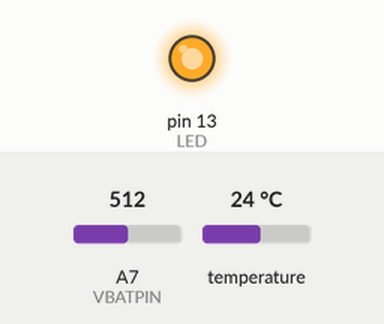
Recording of a sketch running on a simulated Arduino Nano, built with avr-gcc and run on an emulated ATmega328P. Shown: output pins drawn as LEDs (lit = HIGH). The test bench sets the inputs (shaded band); at power-on: A7 (VBATPIN) = 512, temperature 24 °C. No radio packets arrive unless stated; pins used as bus, display or sensor lines are not drawn.

Above: at 1.58 s.
At 4.6 s:
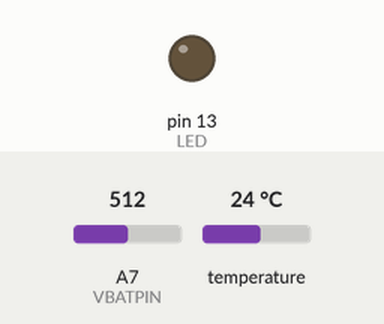
Timing chart, 0 to 9.4 s (numbered marks = the images above):
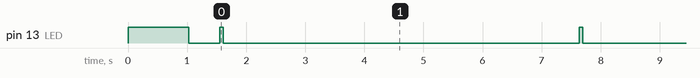

Measured:
- by itself, pin 13 (LED): repeats every 6.1 s: HIGH 0.06 s, LOW 6.0 s

The sketch:

RV_TempSensor.ino
```cpp
#include <SPI.h>
#include <RH_RF95.h>
#include <Wire.h>
#include <Adafruit_MCP9808.h>
/*******************************************************
   define constances and singleton items
 *******************************************************/
/* for feather m0  LoRa95*/
#define RFM95_CS 8
#define RFM95_RST 4
#define RFM95_INT 3

//define the LED on the board
#define LED      13

//define frequency
#define RF95_FREQ 915.0

// Singleton instance of the radio driver
RH_RF95 rf95(RFM95_CS, RFM95_INT);

//define the battery reference pin
#define VBATPIN A7

// Create the MCP9808 temperature sensor object
Adafruit_MCP9808 tempsensor = Adafruit_MCP9808();

/*******************************************************
   DEfine the sensor object
*/
class Sensor {
    String stype;
    float data;
    String units;
  public:

    /***********************************************
       Constructor passing the values.
    */
    Sensor(String t, float d, String u) {
      stype = t;
      data = d;
      units = u;
    }

    /**********************************************
       getters and setters
    */
    String getType() {
      return stype;
    }
    float  getData() {
      return data;
    }
    String getUnits() {
      return units;
    }
    void setData(float d) {
      data = d;
    }

    /**********************************************
       return the object as a string
       Type temp Data 78.1 Units F
    */
    String asString() {
      String s = "Type " + stype + " Data ";
      s += data;
      s += " Units " + units;
      return s;
    }

    /**********************************************
       return object as a JSON String
       {"stype":"temp","data":78.1,"units":"F"}
    */
    String asJsonStr() {
      String sJson = "{\"stype\":\"" + stype + "\",\"data\":";
      sJson += String(data, 2);
      sJson += ",\"units\":\"" + units + "\"}";
      return sJson;
    }

    /**********************************************
       constuctor from json object.
    */
    //    Sensor(JsonArraySubscript json) {
    //      stype = ((const char*) json["stype"]);
    //      data =  (float)       json["data"];
    //      units = (const char*) json["units"];
    //      //Serial.println(asString());
    //    }
};

/*******************************************************
   Setup
*/
void setup() {
  pinMode(LED, OUTPUT);
  digitalWrite(LED, HIGH);

  //while (!Serial);
  //Serial.begin(9600);
  //delay(100);
  /*********************************
     setup radio
  */
  pinMode(RFM95_RST, OUTPUT); //setup reset pin for radio
  digitalWrite(RFM95_RST, HIGH);
  delay(10);

  // manual resetradio
  //Serial.println("...reset radio");
  digitalWrite(RFM95_RST, LOW);
  delay(10);
  digitalWrite(RFM95_RST, HIGH);
  delay(10);

  while (!rf95.init()) {
    //Serial.println("LoRa radio init failed");
    while (1);
  }

  /***************************************
     Defaults after init are 434.0MHz,
     modulation GFSK_Rb250Fd250, +13dbM
  */
  if (!rf95.setFrequency(RF95_FREQ)) {
    //Serial.println("setFrequency failed");
    while (1);
  }
  //Serial.print("Set Freq to: "); Serial.println(RF95_FREQ);

  /***************************************
    you can set transmitter powers from 5 to 23 dBm:
  */
  rf95.setTxPower(23, false);
  delay(1000);


  /************************************
     Make sure the sensor is found, you
     can also pass in a different i2c

     address with tempsensor.begin(0x19)
     for example
  */
  if (!tempsensor.begin()) {
    //Serial.println("Couldn't find MCP9808!");
    while (1);
  }

  digitalWrite(LED, LOW);
  delay(500);
}

/*******************************************************
   main loop
*/
void loop() {

  // wake up MSP9808 - power consumption ~200 mikro Ampere
  //Serial.println("wake up MCP9808.... ");
  tempsensor.shutdown_wake(0);   // Don't remove this line! required before reading temp

  //get the temprature
  float c = tempsensor.readTempC();
  float f = c * 9.0 / 5.0 + 32;
  Sensor temp("temp", f, "F");
  //Serial.println(temp.asString());
  //Serial.println(temp.asJsonStr());

  float measuredvbat = analogRead(VBATPIN);
  measuredvbat *= 2;    // we divided by 2, so multiply back
  measuredvbat *= 3.3;  // Multiply by 3.3V, our reference voltage
  measuredvbat /= 1024; // convert to voltage
  Sensor bat("bat", measuredvbat, "V");
  //Serial.println(bat.asString());
  //Serial.println(bat.asJsonStr());

  //Serial.println("Sending to rf95_server");

  String strSend = "{\"UnitID\": 1,\"sensors\":[" + temp.asJsonStr() + "," + bat.asJsonStr() + "]}";
  rf95.send((uint8_t *)strSend.c_str(), strSend.length());
  //Serial.println(strSend);

  //Serial.println("Waiting for packet to complete..."); delay(10);
  digitalWrite(LED, HIGH);
  rf95.waitPacketSent();
  digitalWrite(LED, LOW);
  // Now wait for a reply
  uint8_t buf[RH_RF95_MAX_MESSAGE_LEN];
  uint8_t len = sizeof(buf);

  //Serial.println("Waiting for reply..."); delay(10);
  if (rf95.waitAvailableTimeout(1000))
  {
    // Should be a reply message for us now
    if (rf95.recv(buf, &len))
    {
      //Serial.println((char*)buf);
      //Serial.print("RSSI: ");
      //Serial.println(rf95.lastRssi(), DEC);
    }
    else
    {
      //Serial.println("Receive failed");
    }
  }
  else
  {
    //Serial.println("No temp sensor xmiting");
  }
  delay(5000);

}
```
